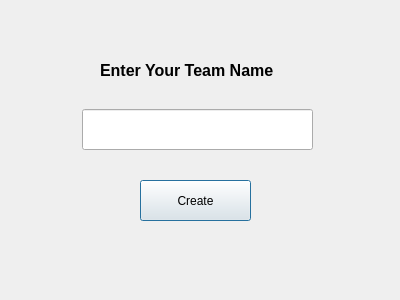
<?xml version="1.0" encoding="UTF-8"?>
<ui version="4.0">
 <class>Dialog</class>
 <widget class="QDialog" name="Dialog">
  <property name="geometry">
   <rect>
    <x>0</x>
    <y>0</y>
    <width>400</width>
    <height>300</height>
   </rect>
  </property>
  <property name="windowTitle">
   <string>Dialog</string>
  </property>
  <widget class="QLabel" name="label">
   <property name="geometry">
    <rect>
     <x>100</x>
     <y>50</y>
     <width>191</width>
     <height>41</height>
    </rect>
   </property>
   <property name="font">
    <font>
     <pointsize>12</pointsize>
     <weight>75</weight>
     <bold>true</bold>
    </font>
   </property>
   <property name="text">
    <string>Enter Your Team Name</string>
   </property>
  </widget>
  <widget class="QLineEdit" name="lename">
   <property name="geometry">
    <rect>
     <x>82</x>
     <y>109</y>
     <width>231</width>
     <height>41</height>
    </rect>
   </property>
  </widget>
  <widget class="QPushButton" name="btnCreate">
   <property name="geometry">
    <rect>
     <x>140</x>
     <y>180</y>
     <width>111</width>
     <height>41</height>
    </rect>
   </property>
   <property name="text">
    <string>Create</string>
   </property>
  </widget>
 </widget>
 <resources/>
 <connections/>
</ui>
